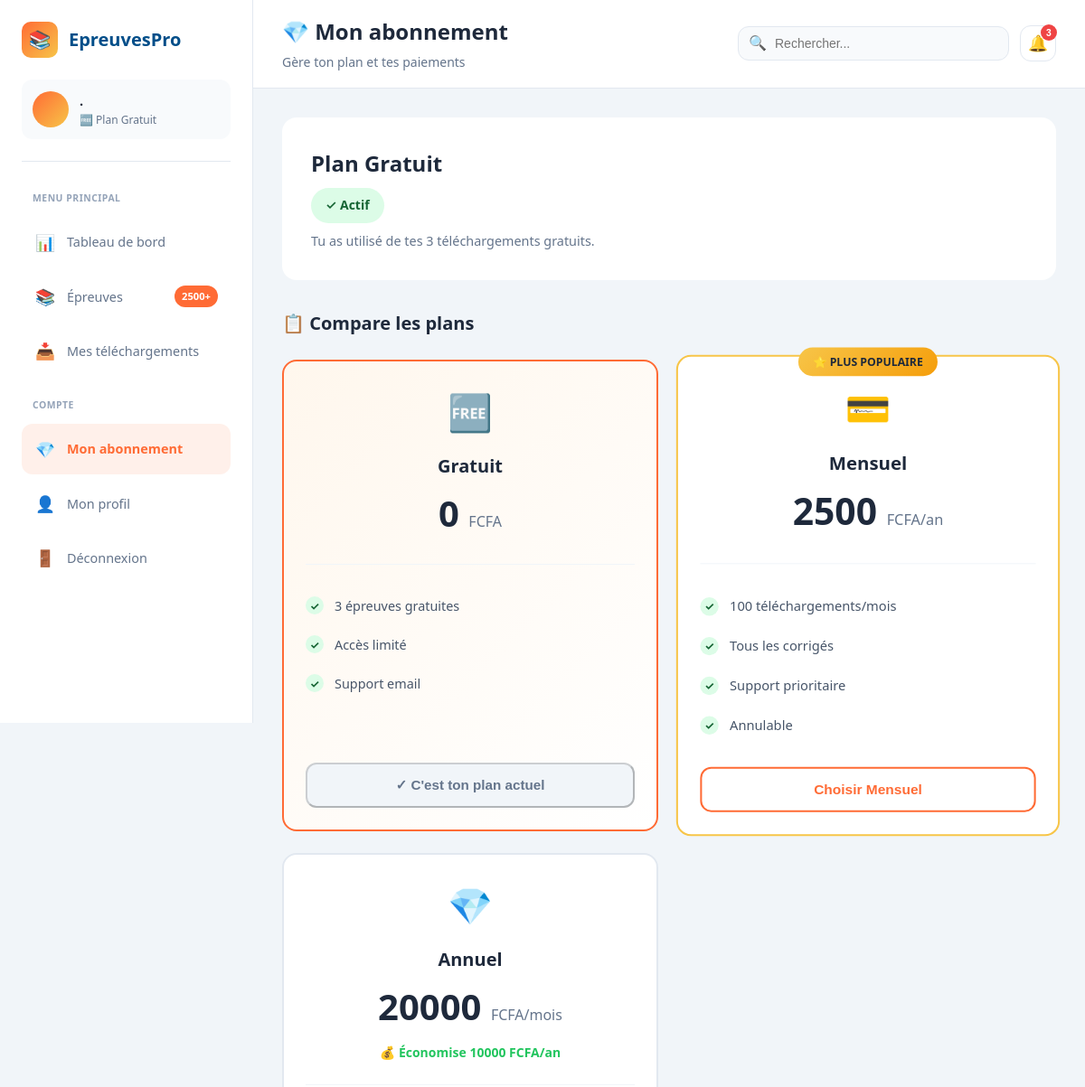
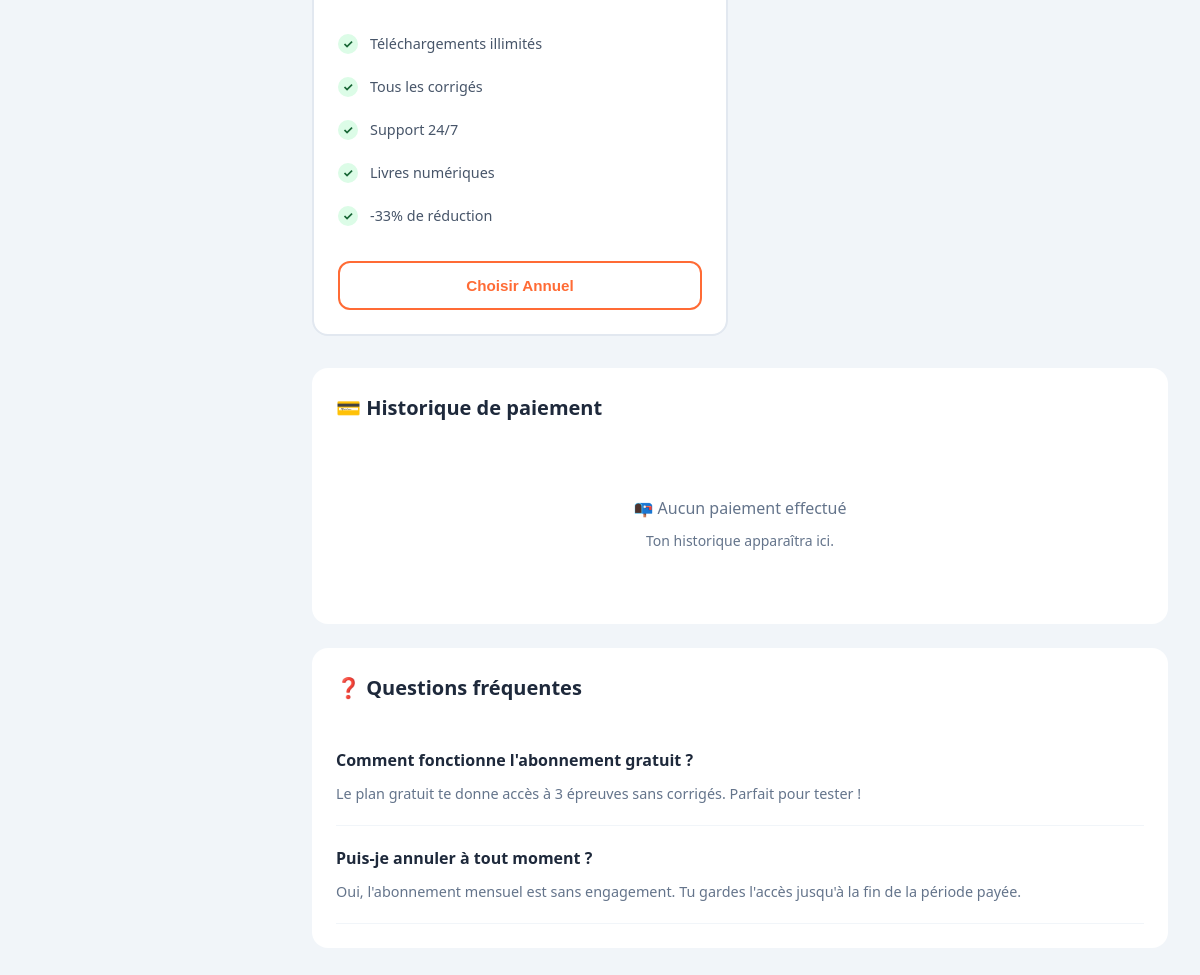
Screenshot of /dashboard/abonnement/ (signed in) with the database file from the repository (2 pictures, top to bottom).
### dashboard/models.py (models this page shows, shortened)
class Abonnement(models.Model):
    PLAN_CHOICES = [
        ('gratuit', 'Gratuit'),
        ('mensuel', 'Mensuel'),
        ('annuel', 'Annuel'),
    ]
    user = models.OneToOneField(
        User,
        on_delete=models.CASCADE,
        related_name='abonnement'
    )
    plan = models.CharField(
        max_length=20,
        choices=PLAN_CHOICES,
        default='gratuit'
    )
    date_debut = models.DateTimeField(auto_now_add=True)
    date_fin = models.DateTimeField(null=True, blank=True)
    is_active = models.BooleanField(default=True)
    telechargements_inclus = models.PositiveIntegerField(default=3)  # Gratuit = 3
    telechargements_utilises = models.PositiveIntegerField(default=0)
    class Meta:
        verbose_name = 'Abonnement'
    def is_valid(self):
        if not self.is_active:
            return False
        if self.plan == 'gratuit':
            return True
        if self.date_fin and self.date_fin > timezone.now():
            return True
        return False

### dashboard/views.py (the view)
# urls.py: path('abonnement/', views.abonnement_view, name='abonnement'),
@login_required
def abonnement_view(request):
    user = request.user
    abonnement = get_or_create_abonnement(user)
    plans_comparison = [
        {
            'code': 'gratuit',
            'name': 'Gratuit',
            'price': 0,
            'downloads': 3,
            'features': ['3 épreuves gratuites', 'Accès limité', 'Support email'],
            'popular': False,
            'current': abonnement.plan == 'gratuit',
        },
        {
            'code': 'mensuel',
            'name': 'Mensuel',
            'price': 2500,
            'downloads': 100,
            'features': ['100 téléchargements/mois', 'Tous les corrigés', 'Support prioritaire', 'Annulable'],
            'popular': True,
            'current': abonnement.plan == 'mensuel',
        },
        {
            'code': 'annuel',
            'name': 'Annuel',
            'price': 20000,
            'downloads': float('inf'),  # Illimité
            'features': ['Téléchargements illimités', 'Tous les corrigés', 'Support 24/7', 'Livres numériques', '-33% de réduction'],
            'popular': False,
            'current': abonnement.plan == 'annuel',
            'savings': 10000,  # Économie vs mensuel
        },
    ]
    return render(request, 'dashboard/abonnement.html', {
        'user': user,
        'abonnement': abonnement,
        'current_plan': abonnement.get_plan_display(),
        'plans': plans_comparison,
        'next_billing': abonnement.date_fin,
    })

### dashboard/views.py (called while the page is built)
def get_or_create_abonnement(user):
    abonnement, created = Abonnement.objects.get_or_create(
        user=user,
        defaults={
            'plan': 'gratuit',
            'telechargements_inclus': 3
        }
    )
    return abonnement

### dashboard/templates/dashboard/abonnement.html (shortened to what this page needs)
{% extends 'dashboard/base_dashboard.html' %}
{% block dashboard_title %}💎 Mon abonnement{% endblock %}
{% block dashboard_subtitle %}Gère ton plan et tes paiements{% endblock %}
{% block dashboard_content %}
<div class="subscription-status">
    <div class="status-info">
        <h2>Plan {{ current_plan }}</h2>
        <span class="status-badge {% if abonnement.is_valid %}active{% elif abonnement.plan == 'gratuit' %}free{% else %}expired{% endif %}">
            {% if abonnement.is_valid %}✓ Actif
            {% elif abonnement.plan == 'gratuit' %}🆓 Gratuit
            {% else %}⚠ Expiré{% endif %}
        </span>
        <div class="status-details">
            {% if abonnement.plan == 'gratuit' %}
                Tu as utilisé {{ free_downloads_used }} de tes 3 téléchargements gratuits.
            {% else %}
                Prochain renouvellement : {{ abonnement.date_fin|date:"d F Y"|default:"Jamais" }}
                • {{ abonnement.telechargements_restant }} téléchargements restants
            {% endif %}
        </div>
    </div>
</div>
<div class="plans-section">
    <h3 class="section-title">📋 Compare les plans</h3>
    <div class="plans-grid">
        {% for plan in plans %}
        <div class="plan-card {% if plan.current %}current{% endif %} {% if plan.popular %}popular{% endif %}">
            {% if plan.popular %}
                <span class="popular-badge">⭐ PLUS POPULAIRE</span>
            {% endif %}
            <div class="plan-header">
                <div class="plan-icon">
                    {% if plan.code == 'gratuit' %}🆓
                    {% elif plan.code == 'mensuel' %}💳
                    {% else %}💎{% endif %}
                </div>
                <div class="plan-name">{{ plan.name }}</div>
                <div class="plan-price">
                    {{ plan.price|default:"0" }} <span>FCFA{% if plan.price %}/{{ plan.code|cut:"annuel"|yesno:"an,mois" }}{% endif %}</span>
                </div>
                {% if plan.savings %}
                    <div class="plan-savings">💰 Économise {{ plan.savings }} FCFA/an</div>
                {% endif %}
            </div>
            <ul class="plan-features">
                {% for feature in plan.features %}
                    <li>{{ feature }}</li>
                {% endfor %}
            </ul>
            <div class="plan-cta">
                {% if plan.current %}
                    <button class="btn-current" disabled>✓ C'est ton plan actuel</button>
                {% else %}
                    <button class="btn-choose" onclick="selectPlan('{{ plan.code }}')">
                        Choisir {{ plan.name }}
                    </button>
                {% endif %}
            </div>
        </div>
        {% endfor %}
    </div>
</div>
<div class="history-section">
    <h3 class="section-title">💳 Historique de paiement</h3>
    {% if payment_history %}
        <div class="history-table-container">
            <table class="history-table">
                <thead>
                    <tr>
                        <th>Date</th>
                        <th>Description</th>
                        <th>Montant</th>
                        <th>Statut</th>
                    </tr>
                </thead>
                <tbody>
                    {% for payment in payment_history %}
                    <tr>
                        <td>{{ payment.date|date:"d/m/Y" }}</td>
                        <td>{{ payment.description }}</td>
                        <td>{{ payment.amount }} FCFA</td>
                        <td>
                            <span class="payment-status {{ payment.status }}">
                                {% if payment.status == 'success' %}✓{% elif payment.status == 'pending' %}⏳{% else %}✕{% endif %}
                                {{ payment.get_status_display }}
                            </span>
                        </td>
                    </tr>
                    {% endfor %}
                </tbody>
            </table>
        </div>
    {% else %}
        <div class="empty-history">
            <p>📭 Aucun paiement effectué</p>
            <p style="font-size: 0.875rem; margin-top: 0.5rem;">Ton historique apparaîtra ici.</p>
        </div>
    {% endif %}
</div>
<div class="faq-section">
    <h3 class="section-title">❓ Questions fréquentes</h3>
    <div class="faq-item">
        <div class="faq-question">Comment fonctionne l'abonnement gratuit ?</div>
        <div class="faq-answer">Le plan gratuit te donne accès à 3 épreuves sans corrigés. Parfait pour tester !</div>
    </div>
    <div class="faq-item">
        <div class="faq-question">Puis-je annuler à tout moment ?</div>
        <div class="faq-answer">Oui, l'abonnement mensuel est sans engagement. Tu gardes l'accès jusqu'à la fin de la période payée.</div>
    </div>
</div>
{% endblock %}

### dashboard/templates/dashboard/base_dashboard.html (shortened to what this page needs)
<!DOCTYPE html>
<html lang="fr">
<head>
</head>
<body>
    <aside class="sidebar" id="sidebar">
        <div class="sidebar-header">
            <a href="{% url 'dashboard:home' %}" class="sidebar-logo">
                <div class="sidebar-logo-icon">📚</div>
                <span class="nav-text">EpreuvesPro</span>
            </a>
            <div class="user-mini-profile">
                <div class="user-mini-avatar">
                </div>
                <div class="user-mini-info">
                    <div class="user-mini-name">{{ user.first_name }} {{ user.last_name|first }}.</div>
                    <div class="user-mini-plan">
                        {% if abonnement.plan == 'gratuit' %}
                            🆓 Plan Gratuit
                        {% elif abonnement.plan == 'mensuel' %}
                            💳 Mensuel
                        {% else %}
                            💎 Annuel
                        {% endif %}
                    </div>
                </div>
            </div>
        </div>
        <nav>
            <div class="nav-section">
                <div class="nav-section-title">Menu principal</div>
                <ul class="nav-menu">
                    <li class="nav-item">
                        <a href="{% url 'dashboard:home' %}" class="nav-link {% if request.path == '/dashboard/' %}active{% endif %}">
                            <span class="nav-icon">📊</span>
                            <span class="nav-text">Tableau de bord</span>
                        </a>
                    </li>
                    <li class="nav-item">
                        <a href="{% url 'dashboard:epreuves' %}" class="nav-link {% if 'epreuves' in request.path %}active{% endif %}">
                            <span class="nav-icon">📚</span>
                            <span class="nav-text">Épreuves</span>
                            <span class="nav-badge">2500+</span>
                        </a>
                    </li>
                    <li class="nav-item">
                        <a href="{% url 'dashboard:downloads' %}" class="nav-link {% if 'downloads' in request.path %}active{% endif %}">
                            <span class="nav-icon">📥</span>
                            <span class="nav-text">Mes téléchargements</span>
                        </a>
                    </li>
                </ul>
            </div>
            <div class="nav-section">
                <div class="nav-section-title">Compte</div>
                <ul class="nav-menu">
                    <li class="nav-item">
                        <a href="{% url 'dashboard:abonnement' %}" class="nav-link {% if 'abonnement' in request.path %}active{% endif %}">
                            <span class="nav-icon">💎</span>
                            <span class="nav-text">Mon abonnement</span>
                        </a>
                    </li>
                    <li class="nav-item">
                        <a href="{% url 'dashboard:profile' %}" class="nav-link {% if 'profil' in request.path %}active{% endif %}">
                            <span class="nav-icon">👤</span>
                            <span class="nav-text">Mon profil</span>
                        </a>
                    </li>
                    <li class="nav-item">
                        <a href="{% url 'accounts:logout' %}" class="nav-link">
                            <span class="nav-icon">🚪</span>
                            <span class="nav-text">Déconnexion</span>
                        </a>
                    </li>
                </ul>
            </div>
        </nav>
    </aside>
    <div class="main-wrapper">
        <header class="top-header">
            <div class="page-title-section">
                <h1>{% block dashboard_title %}Dashboard{% endblock %}</h1>
                <p class="page-subtitle">{% block dashboard_subtitle %}{% endblock %}</p>
            </div>
            <div class="header-actions">
                <div class="search-box" id="searchBox">
                    <span class="search-icon">🔍</span>
                    <input type="text" placeholder="Rechercher..." id="globalSearch">
                </div>
                <button class="notification-btn">
                    🔔
                    <span class="notification-badge">3</span>
                </button>
            </div>
        </header>
        <main class="main-content">
            {% block dashboard_content %}{% endblock %}
        </main>
    </div>
</body>
</html>

### dashboard/templates/dashboard/abonnement.html (style rules this page uses)
.subscription-status { background: var(--white); border-radius: var(--radius-lg); padding: clamp(1.25rem, 4vw, 2rem); margin-bottom: clamp(1rem, 3vw, 2rem); display: flex; flex-direction: column; gap: 1.5rem; }
@media (min-width: 640px) { .subscription-status { flex-direction: row; justify-content: space-between; align-items: center; } }
.status-info h2 { font-size: clamp(1.25rem, 3vw, 1.5rem); color: var(--text); margin-bottom: 0.5rem; }
.status-badge { display: inline-flex; align-items: center; gap: 0.5rem; padding: 0.5rem 1rem; border-radius: 20px; font-size: 0.875rem; font-weight: 600; }
.status-badge.active { background: #dcfce7; color: #166534; }
.status-details { color: var(--text-light); font-size: clamp(0.875rem, 2vw, 0.9rem); margin-top: 0.5rem; }
.plans-section { margin-bottom: clamp(1rem, 3vw, 2rem); }
.section-title { font-size: clamp(1.1rem, 2.5vw, 1.25rem); font-weight: 700; color: var(--text); margin-bottom: 1.5rem; }
.plans-grid { display: grid; grid-template-columns: repeat(auto-fit, minmax(min(100%, 280px), 1fr)); gap: clamp(1rem, 3vw, 1.5rem); }
.plan-card { background: var(--white); border-radius: var(--radius-lg); padding: clamp(1.25rem, 3vw, 1.5rem); position: relative; transition: var(--transition); border: 2px solid #e2e8f0; display: flex; flex-direction: column; }
.plan-card.current { border-color: var(--primary); background: linear-gradient(135deg, #fff7ed 0%, #ffffff 100%); }
.plan-card.popular { border-color: var(--accent); transform: scale(1.02); }
.popular-badge { position: absolute; top: -10px; left: 50%; transform: translateX(-50%); background: linear-gradient(135deg, var(--accent), #f59e0b); color: var(--text); padding: 0.375rem 1rem; border-radius: 20px; font-size: 0.75rem; font-weight: 700; white-space: nowrap; }
.plan-header { text-align: center; margin-bottom: 1.5rem; padding-bottom: 1.5rem; border-bottom: 1px solid #f1f5f9; }
.plan-icon { font-size: clamp(2rem, 5vw, 2.5rem); margin-bottom: 0.75rem; }
.plan-name { font-size: clamp(1.1rem, 2.5vw, 1.25rem); font-weight: 700; color: var(--text); margin-bottom: 0.25rem; }
.plan-price { font-size: clamp(2rem, 5vw, 2.5rem); font-weight: 800; color: var(--text); }
.plan-price span { font-size: clamp(0.875rem, 2vw, 1rem); color: var(--text-light); font-weight: 400; }
.plan-savings { color: #22c55e; font-size: clamp(0.8rem, 2vw, 0.875rem); font-weight: 600; margin-top: 0.5rem; }
.plan-features { list-style: none; margin-bottom: 1.5rem; flex: 1; }
.plan-features li { display: flex; align-items: center; gap: 0.75rem; padding: clamp(0.5rem, 1.5vw, 0.625rem) 0; color: #475569; font-size: clamp(0.85rem, 2vw, 0.9rem); }
.plan-features li::before { content: '✓'; width: 20px; height: 20px; background: #dcfce7; color: #166534; border-radius: 50%; display: flex; align-items: center; justify-content: center; font-size: 0.75rem; font-weight: 700; flex-shrink: 0; }
.plan-cta { margin-top: auto; }
.plan-cta button { width: 100%; padding: clamp(0.75rem, 2vw, 0.875rem); border-radius: var(--radius); font-weight: 600; cursor: pointer; transition: var(--transition); font-size: clamp(0.875rem, 2vw, 0.95rem); }
.btn-choose { background: white; color: var(--primary); border: 2px solid var(--primary); }
.btn-current { background: #f1f5f9; color: var(--text-light); cursor: default; }
.history-section, .faq-section { background: var(--white); border-radius: var(--radius-lg); padding: clamp(1.25rem, 3vw, 1.5rem); margin-bottom: clamp(1rem, 3vw, 1.5rem); }
.empty-history { text-align: center; padding: clamp(2rem, 5vw, 3rem); color: var(--text-light); }
.faq-item { border-bottom: 1px solid #f1f5f9; padding: clamp(1rem, 3vw, 1.25rem) 0; }
.faq-question { font-weight: 600; color: var(--text); margin-bottom: 0.5rem; font-size: clamp(0.9rem, 2vw, 1rem); }
.faq-answer { color: var(--text-light); font-size: clamp(0.85rem, 2vw, 0.9rem); line-height: 1.6; }

### rows the page displays
Abonnement: plan "Gratuit", name "Gratuit", price "0", features "3 épreuves gratuites" "Accès limité" "Support email", shows "✓ C'est ton plan actuel"

### other values shown
{{ plan.name }} "Mensuel" "Annuel"
{{ plan.price|default:"0" }} "2500" "20000"
{{ plan.code|cut:"annuel"|yesno:"an,mois" }} "an" "mois"
{{ feature }} "100 téléchargements/mois" "Tous les corrigés" "Support prioritaire" "Annulable" "Téléchargements illimités" "Tous les corrigés" "Support 24/7" "Livres numériques" "-33% de réduction"
{{ plan.savings }} "10000"
